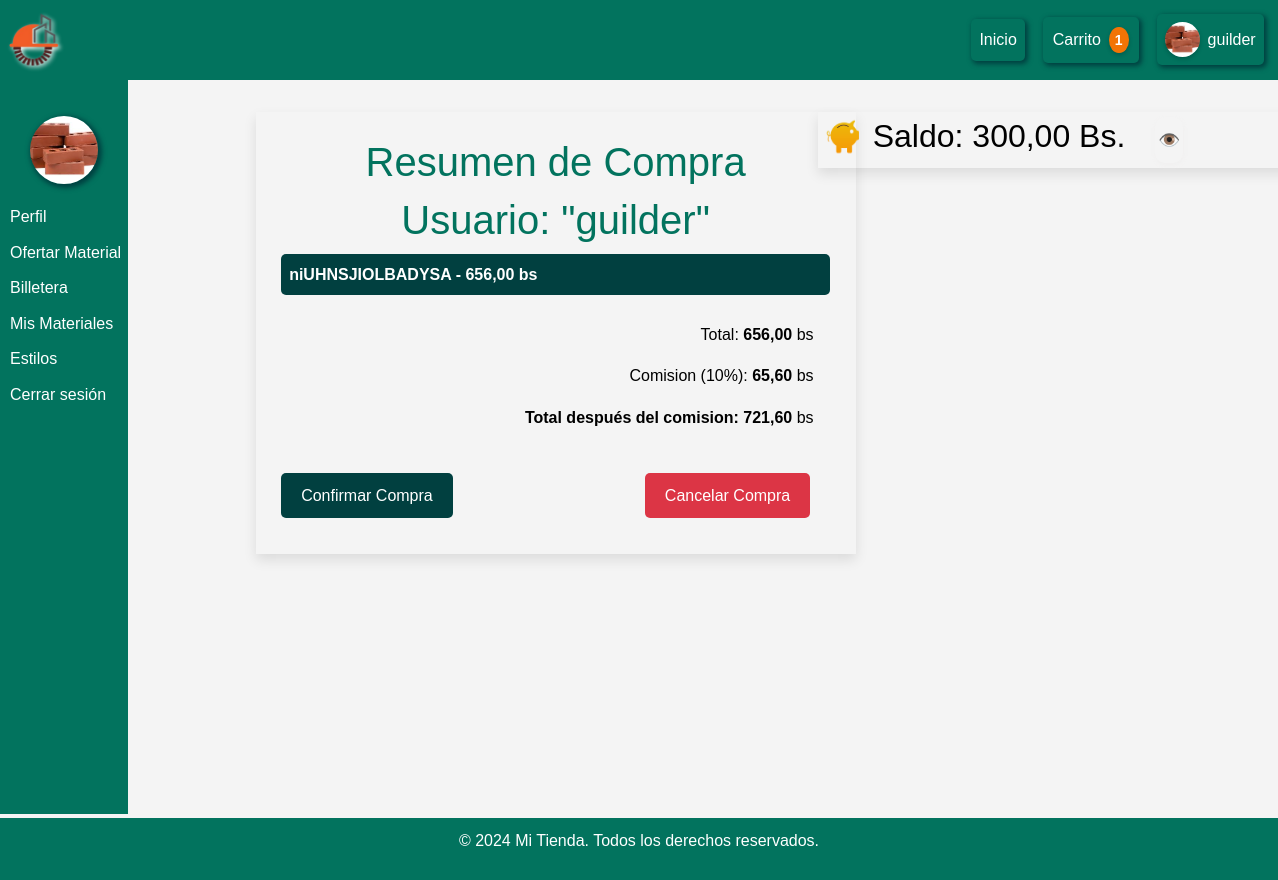
Screenshot of /transaccion/ (signed in) with the database file from the repository.
### sitioWeb/models.py (models this page shows, shortened)
class Usuario(models.Model):
    idUsuario = models.AutoField(primary_key=True,null= False ,blank=False)  # Identificador único del usuario
    nombre = models.CharField(max_length=100,null= False ,blank=False)  # Nombre del usuario
    contraseña = models.CharField(max_length=100,null= False ,blank=False,default='00000000')  # Contraseña del usuario
    correo = models.EmailField(unique=True,null= False ,blank=False,)  # Correo único
    celular = models.CharField(max_length=15, null=True, blank=True)  # Campo nuevo para celular
    foto = models.ImageField(upload_to='fotos/', blank=True, null=True)  # Foto de perfil
    fecha_creacion = models.DateTimeField(auto_now_add=True)  # Fecha y hora de creación
    estadoUsuario = models.BooleanField(default=True)  # Estado del usuario (habilitado o no)
    billetera = models.DecimalField(max_digits=10, decimal_places=2, default=0)  # Saldo de la billetera, por defecto 0
    class Meta:
        db_table = "Usuarios"
        verbose_name = "Usuario"
        verbose_name_plural = "Usuarios"

class CarritoProducto(models.Model):
    usuario = models.ForeignKey(Usuario, on_delete=models.CASCADE, related_name='productos_en_carrito')  # Relación con el usuario
    producto = models.ForeignKey(Producto, on_delete=models.CASCADE, related_name='usuarios_en_carrito')  # Relación con el producto
    class Meta:
        db_table = "Carrito_Productos"
        verbose_name = "Producto en Carrito"
        verbose_name_plural = "Productos en Carrito"

class Producto(models.Model):
    nombre = models.CharField(max_length=100 ,null= False ,blank=False)  # Nombre del producto
    descripcion = models.TextField(blank=True, null=True)  # Descripción del producto
    precio = models.DecimalField(max_digits=10, decimal_places=2,null= True ,blank=True)  # Precio del producto
    usuario = models.ForeignKey(Usuario, on_delete=models.CASCADE,null= True ,blank=True)  # Relación con el usuario
    subcategoria = models.ForeignKey(subCategoria, on_delete=models.CASCADE,null= True ,blank=True)  # Relación con la categoría
    provincia = models.ForeignKey(Provincia, on_delete=models.CASCADE, null=True, blank=True)  # Relación con la provincia
    estado = models.ForeignKey(EstadoDelProducto, on_delete=models.CASCADE, null=True, blank=True)  # Relación con el estado del producto
    fecha_creacion = models.DateTimeField(auto_now_add=True)  # Fecha y hora de creación del producto
    estado_producto = models.BooleanField(default=True,null=True, blank=True)  # Estado del producto (activo o inactivo)
    direccion = models.CharField(max_length=255, null=True, blank=True)  # Nueva dirección
    class Meta:
        db_table = "Productos"
        verbose_name = "Producto"
        verbose_name_plural = "Productos"

### sitioWeb/views.py (the view, shortened to what this page needs)
# urls.py: path('transaccion/', transaccion_view, name='transaccion'),
def transaccion_view(request):
    user_id = request.session.get('user_id')
    if not user_id:
        return redirect('login')
    usuario = get_object_or_404(Usuario, idUsuario=user_id)
    productos_en_carrito = CarritoProducto.objects.filter(usuario=usuario)
    cantidad_carrito = productos_en_carrito.count()
    colores_personalizados = PersonalizarColores.objects.filter(usuario_id=user_id).first()
    config_logo = ConfiguracionLogo.objects.first()
    if not productos_en_carrito.exists():
        messages.info(request, 'No tienes productos en tu carrito.')
        return redirect('base')
    total = sum(item.producto.precio for item in productos_en_carrito)
    comision = (total * Decimal(0.1)).quantize(Decimal('0.00'), rounding=ROUND_HALF_UP)
    total_con_comision = (total + comision).quantize(Decimal('0.00'), rounding=ROUND_HALF_UP)
    return render(request, 'transaccion.html', {
        'user': usuario,
        'carritos': productos_en_carrito,
        'total': total,
        'comision': comision,
        'total_comision': total_con_comision,
        'saldo': usuario.billetera,
        'cantidad_carrito': cantidad_carrito,
        'is_profile_page': True,
        'config_logo': config_logo,
        'temitas':colores_personalizados
    })

### sitioWeb/templates/transaccion.html (shortened to what this page needs)
{% extends 'base.html' %}
{% load static %}
{% block contenidos %}
    {% include 'barraPerfil.html' %}
    <div class="container-transaccion">
        <h1>Resumen de Compra</h1>
        <h1>Usuario: "{{ user.nombre }}"</h1>
        <div class="cart-items">
            {% for item in carritos %}
            <div class="cart-ite">
                <span>{{ item.producto.nombre }} - {{ item.producto.precio }} bs</span>
            </div>
            {% endfor %}
        </div>
        <div class="cart-total">
            <p>Total: <strong>{{ total }}</strong> bs</p>
            <p>Comision (10%): <strong>{{ comision }}</strong> bs</p>
            <p><strong>Total después del comision: {{ total_comision }}</strong> bs</p>
        </div>
        <div class="buttons">
            <form method="POST">
                <button type="submit" name="confirmar_compra" class="btn-confirmar">Confirmar Compra</button>
            </form>
            <form method="POST" action="cancelar_compra">
                <button type="button" class="btn-cancelar" onclick="history.back()">Cancelar Compra</button>
            </form>
        </div>
    </div>
    <div class="saldo-container-transaccion">
        <img id="chanchito-img" src="{% static 'saldoRE.png' %}" alt="Chanchito" width="40" height="40">
        <h2>Saldo: <span id="saldo" class="oculto-transaccion">{{ user.billetera }} Bs.</span></h2>
        <button class="ojito-transaccion"id="toggle-saldo" onclick="toggleSaldo()">👁️</button>
    </div>
{% endblock %}

### sitioWeb/templates/barraNavegacion.html (shortened to what this page needs)
{% load static %}
<nav class="navbar">
    <div class="logo">
        <a href="{% url 'base' %}">
            {% if config_logo and config_logo.logo %}
                <img src="{{ config_logo.logo.url }}" alt="Logo" class="logo-img">
            {% else %}
                <img src="{% static 'LogoIS_Oficial.png' %}" alt="Logo" class="logo-img">
            {% endif %}
        </a>
    </div>
    <div class="nav-links" id="navLinks">
        <a href="{% url 'base' %}" class="nav-link">Inicio</a>
         <div class="dropdown">
            <button class="dropbtn">Carrito <span id="carrito-contador">{{ cantidad_carrito }}</span></button>
        </div>
                {% if request.session.user_id %}
                <a href="{% url 'perfil' %}" class="nav-link">
                    {% if user.foto %}
                        <img src="{{ user.foto.url }}" alt="Foto de perfil" class="profile-img">
                    {% else %}
                        <img src="{% static 'default-profile.png' %}" alt="Foto de perfil" class="profile-img">
                    {% endif %}
                    {{ user.nombre }}
                </a>
                {% else %}
                    <a href="#" class="nav-link" id="loginBtn">
                        <img src="{% static 'default-profile.png' %}" alt="Perfil" class="profile-img">
                        Iniciar Sesión
                    </a>
                {% endif %}
    </div>
</nav>

### sitioWeb/templates/barraPerfil.html (shortened to what this page needs)
{% load static %}
<link rel="stylesheet" href="{% static 'personalizar.css' %}">
<div class="menu-perfil">
    <img id="previewed" src="{% if user.foto %}{{ user.foto.url }}{% else %}https://via.placeholder.com/150{% endif %}" alt="Foto de Perfil">
    <ul class="lista-perfil">
        <li><a href="{% url 'perfil' %}">Perfil</a></li>
        <li><a href="{% url 'ofertar' %}" class="ofertarMa"> Ofertar Material</a></li>
        <li><a href="{% url 'billetera' %}">Billetera</a></li>
        <li><a href="{% url 'mis_materiales' %}">Mis Materiales</a></li>
        <li><a href="#" id="openVentanaEstilos">Estilos</a></li>
        <li><a href="{% url 'logout' %}" id= "cerrarSesionPerfil" class="logoutS">Cerrar sesión</a></li>
    </ul>
</div>

### sitioWeb/static/styles.css (style rules this page uses)
:root { --primary-color: #02735E; --secondary-color: #014040; --tertiary-color:#F27405; --text-color: #333; --background-color: #f4f4f4; --white: #ffffff; --cancelarColor:#6c757d; --cancelarHover:#495057; --cancelarActive:#5a6268; --eliminarColor:#dc3545; --eliminarHover:#b51e2a; --eliminarActive:#c82333; }
* { margin: 0; padding: 0; box-sizing: border-box; }
body { margin: 0; padding: 0; font-family: Arial, sans-serif; line-height: 1.6; color: var(--text-color); background-color: var(--background-color); padding-bottom: 3em; position: relative; min-height: 100vh; overflow-x: hidden; }

### sitioWeb/static/perfil.css (style rules this page uses)
.menu-perfil { width: 12%; background-color: var(--primary-color); padding-top: 10px; height: calc(100vh - 60px); position: fixed; top: 74px; left: 0; z-index: 1; color: #fff; }
.menu-perfil img { width: 4.25rem; height: 4.25rem; border-radius: 50%; display: block; margin: 0 auto 20px auto; object-fit: cover; box-shadow:2px 2px 5px 2px var(--secondary-color); margin-top: 2rem; }
.lista-perfil { list-style-type: none; padding: 0px; }
.lista-perfil li { margin-bottom: 10px; width: 100%; box-sizing: border-box; }
.lista-perfil li a { color: #fff; text-decoration: none; display: block; padding-left: 10px; width: 100%; box-sizing: border-box; }
.modal-content h3,h2 { color: var(--white); }
.logoutS { text-decoration: none; background-color: var(--primary-color); color: var(--white); }
@media (min-width: 1024px) { .menu-perfil { position: fixed; width: 10%; height: calc(100vh - 60px); left:0; } }

### sitioWeb/static/ofertar.css (style rules this page uses)
h1 { color: var(--secondary-color); text-align: center; margin-bottom: 20px; }

### sitioWeb/static/barraNavegacion.css (style rules this page uses)
.navbar { position: fixed; top: 0%; width: 100%; background-color: var(--primary-color); display: flex; justify-content: space-between; align-items: center; padding: 0.5%; color: var(--white); z-index: 1000; }
.logo-img { width: 60px; height: 60px; filter: drop-shadow(2px 2px 2px white); }
.nav-links { display: flex; gap: 10px; align-items: center; }
.nav-link { display: flex; padding: 0.5rem 0.5rem; margin: 0.5rem; height: auto; background-color: var(--primary-color); box-shadow: 2px 2px 5px 1px var(--secondary-color); border: none; color: var(--white); justify-content: center; align-items: center; text-decoration: none; cursor: pointer; border-radius: 5px; transition: all 0.5s; }
.profile-img { width: 35px; height: 35px; border-radius: 50%; object-fit: cover; margin-right: 8px; box-shadow: 0 2px 4px rgba(0, 0, 0, 0.2); }

### sitioWeb/static/carritoDesplegable.css (style rules this page uses)
.container-transaccion { box-shadow: 0 6px 12px rgba(0, 0, 0, 0.1); width:600px; position:absolute; left:20%; padding:2% }
.container-transaccion h1 { color:var(--primary-color) }
.dropdown { position: relative; display: inline-block; }
.dropbtn { background-color: var(--primary-color); color: var(--white); padding: 10px 10px ; font-size: 16px; height: auto; border: none; cursor: pointer; border-radius: 5px; box-shadow: 2px 2px 5px 1px var(--secondary-color); transition: all 0.3s ease; display: flex; align-items: center; justify-content: center; width: 100%; }
.dropdown { position: relative; }
.cart-ite { display: flex; justify-content: space-between; align-items: center; padding: 8px; background-color: var(--secondary-color); border-radius: 5px; margin-bottom: 8px; }
.cart-ite span { color: var(--white); font-weight: bold; }
.cart-total { padding: 3%; margin-top: 10px; font-size: 16px; text-align: right; color: black; }
button.dropbtn span { background-color: var(--tertiary-color) !important; color: var(--white) !important; font-weight: bold; font-size: 14px; padding: 2px 6px; border-radius: 50%; margin-left: 8px; margin-right: 0px; box-shadow: 0px 2px 4px rgba(0, 0, 0, 0.2); display: inline-block; }
.buttons { display:flex; align-items: center; gap:35%; }
.btn-confirmar { background-color: var(--secondary-color) }
.btn-cancelar { background-color: var(--eliminarColor) }
.saldo-container-transaccion { display:flex; position:absolute; left:64%; color:black; box-shadow: 0 6px 12px rgba(0, 0, 0, 0.1); width:500px; gap:2%; padding:5px; }
.saldo-container-transaccion h2 { color:black; font-size: 2em; }
.ojito-transaccion { padding: 3px; margin: 0 0 0 20px }

### sitioWeb/static/productos_usuario.css (style rules this page uses)
h1 { color: var(--secondary-color); text-align: center; margin-bottom: 20px; }

### sitioWeb/static/detalle_producto.css (style rules this page uses)
button { padding: 12px 20px; color: white; border: none; border-radius: 5px; font-size: 16px; cursor: pointer; transition: background-color 0.3s; margin: 10px 0; }

### sitioWeb/static/personalizar.css (style rules this page uses)
button { padding: 10px 20px; font-size: 16px; cursor: pointer; border: none; border-radius: 5px; background-color: var(--tertiary-color); color: white; }

### rows the page displays
Usuario: foto (picture), nombre "guilder", billetera "300,00"
CarritoProducto: producto.nombre "niUHNSJIOLBADYSA", producto.precio "656,00"

### other values shown
{{ cantidad_carrito }} "1"
{{ total }} "656,00"
{{ comision }} "65,60"
{{ total_comision }} "721,60"
